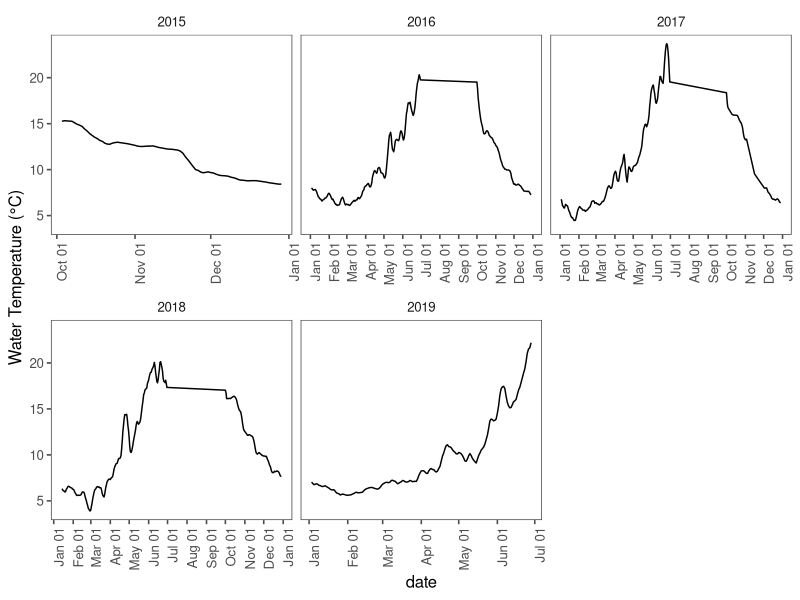

This chart was generated by the following R code: (Note: this script raises an error after producing the figure.)
#### CLEAR THE ENVIRONMENT FIRST ---------------------------------------------

rm(list = ls(all.names = TRUE))


#### LOAD PACKAGES -----------------------------------------------------------

library(tidyverse)
library(ggplot2)
library(data.table)
library(ggthemes)
library(readxl)
library(gridExtra)
library(grid)
library(cowplot)


#### LOAD TEMPERATURE DATA -----------------------------------------------------------------------

temp.1 <- read_excel("data/lake-geneva/lake-geneva-temperature-littoral.xlsx", sheet = "2016")
temp.2 <- read_excel("data/lake-geneva/lake-geneva-temperature-littoral.xlsx", sheet = "2017")
temp.3 <- read_excel("data/lake-geneva/lake-geneva-temperature-littoral.xlsx", sheet = "2018")
temp.4 <- read_excel("data/lake-geneva/lake-geneva-temperature-littoral.xlsx", sheet = "2019")

temp.all <- bind_rows(temp.1, temp.2, temp.3, temp.4) %>% 
  mutate(yday = yday(date))
rm(temp.1, temp.2, temp.3, temp.4)

## Calculate a 5-day center moving average to smooth temperature curve
## Smoothing prevents issues below trying to find the start and stop from large daily temp deviations
temp.all.ma <- temp.all %>% group_by(year) %>% 
  mutate(temp.ma_c = frollmean(temp_c, n = 5, align = "center")) %>% 
  filter(!is.na(temp.ma_c))

## 
ggplot(temp.all.ma, aes(x = date, y = temp.ma_c)) + 
  geom_line() + theme_few() + 
  ylab('Water Temperature (°C)') + 
  scale_x_datetime(date_breaks = "1 month", date_labels =  "%b %d") + 
  theme(axis.text.x = element_text(angle = 90, hjust = 1))  + 
  facet_wrap(~year, scales = "free_x")


#### CALCULATE MEAN SPAWNING DATE ----------------------------------------------------------------

model.locations <- read_excel("data/model-population-parameters.xlsx", sheet = "bio-parameters") %>% 
  filter(lake == "Lake Geneva")


#### CALCULATE MEAN SPAWNING DATE ----------------------------------------------------------------

## Calculate the start date of spawning period
spawn.start.date <- temp.all.ma %>% 
  group_by(year) %>% 
  filter(temp.ma_c <= model.locations$start.spawn.temp_c) %>% 
  arrange(date) %>% 
  slice(1) %>% select(year, spawn.start.date = date)

## Calculate the end date of spawning period
spawn.end.date <- temp.all.ma %>% 
  group_by(year) %>% 
  filter(temp.ma_c <= model.locations$end.spawn.temp_c) %>% 
  arrange(date) %>% 
  slice(1) %>% 
  select(year, spawn.end.date = date) %>% 
  ## subtract one day to correct for temp less than (spawning ends day of temp threshold)
  mutate(spawn.end.date = as.Date(spawn.end.date)-1)

## Combine start and end dates; Filter to each day in spawning period
spawn.period.temp <- temp.all.ma %>% 
  left_join(spawn.start.date) %>% 
  left_join(spawn.end.date) %>% 
  mutate(spawn.length_days = as.Date(spawn.end.date) - as.Date(spawn.start.date),
         spawn.end.date = as.Date(ifelse(spawn.length_days > 30, as.Date(spawn.start.date)+30, spawn.end.date), origin = "1970-01-01"),
         spawn.length_days = as.Date(spawn.end.date) - as.Date(spawn.start.date)) %>%
  group_by(year) %>% 
  filter(date >= spawn.start.date, date <= spawn.end.date)

mu.spawn <- spawn.period.temp %>% 
  group_by(year) %>% 
  summarize(mu.spawn.date = mean(date)) %>% 
  mutate(mu.spawn.yday = yday(mu.spawn.date))


#### CALCULATE MEAN HATCHING DATE ----------------------------------------------------------------

mu.hatch <- read_excel("data/lake-geneva/lake-geneva-hatching.xlsx", sheet = "lake-geneva-hatching") %>%
  group_by(year) %>% 
  summarize(mu.hatch.date = as.Date(weighted.mean(date, abundance), format = "%Y-%m-%d")) %>% 
  mutate(mu.hatch.yday = yday(mu.hatch.date)) %>% 
  summarize(mu.hatch = as.integer(mean(mu.hatch.yday))) %>% pull()


## Filter temp profiles by start and end dates, calculate daily degree-days

temp.inc <- temp.all.ma %>% left_join(mu.spawn) %>%
  group_by(year) %>% 
  filter(date >= mu.spawn.date, yday <= mu.hatch) %>% 
  select(-mu.spawn.date, -mu.spawn.yday)


## Find ADD at hatch
temp.ADD <- temp.inc %>% group_by(year) %>% 
  mutate(ADD = cumsum(temp.ma_c)) %>% 
  filter(ADD == max(ADD)) %>% 
  select(date, year, temp.ma_c, ADD)


#### EUROPEAN WHITEFISH MODELS -------------------------------------------------------------------

## Polynomial: y = a + bx + cx^2
## Semilog: log10(y) = log10(a) + log10(b)x + log10(c)x^2
## Antilog: 10^(log(y))

## Eckmann 1987 (uses natural log)
model.EC <- read_excel("data/model-structural-parameters.xlsx", sheet = "coefficients") %>% 
  filter(lake == "Lake Constance", morph == "littoral", source == "Eckmann (1987)")

## Take antilog from daily semilog output, accumulate across days
model.EC.perc <- temp.all.ma %>% left_join(mu.spawn) %>% 
  group_by(year) %>% 
  filter(date >= mu.spawn.date) %>% 
  mutate(perc.day = (10^(model.EC$a + model.EC$b * temp.ma_c + model.EC$c * temp.ma_c^2))*100,
         perc.cum = cumsum(perc.day)) %>% 
  filter(perc.cum <= 100) %>%
  mutate(ADD = cumsum(temp.ma_c))

model.EC.perc.max <- model.EC.perc %>% group_by(year) %>% 
  filter(perc.cum == max(perc.cum)) %>% 
  select(date, year, temp.ma_c, ADD) %>% 
  mutate(model = "EC")


## Stewart et al. 2021
model.geneva <- read_excel("data/model-structural-parameters.xlsx", sheet = "coefficients") %>% 
  filter(lake == "Lake Geneva")

## Take antilog from daily semilog output, accumulate across days
model.geneva.perc <- temp.all.ma %>%left_join(mu.spawn) %>% 
  group_by(year) %>% 
  filter(date >= mu.spawn.date) %>% 
  mutate(perc.day = (10^(model.geneva$a + model.geneva$b * temp.ma_c))*100,
         perc.cum = cumsum(perc.day),) %>% 
  filter(perc.cum <= 100) %>%
  mutate(ADD = cumsum(temp.ma_c))

model.geneva.perc.max <- model.geneva.perc %>% group_by(year) %>% 
  filter(perc.cum == max(perc.cum)) %>% 
  select(date, year, temp.ma_c, ADD) %>% 
  mutate(model = "GV")


#### COMBINE ALL MODEL HATCHING ESTIMATES --------------------------------------------------------

model.hatching.all <- temp.ADD %>% 
  mutate(model = "EP") %>% 
  bind_rows(., model.EC.perc.max, model.geneva.perc.max) %>% 
  mutate(model = factor(model, ordered = TRUE, levels = c("EP", "GV", "EC")),
         yday = yday(date))

model.hatching.all.comp <- model.hatching.all %>% 
  group_by(model) %>% 
  summarize(mean.ADD = mean(ADD)) %>% 
  select(model, mean.ADD) %>% 
  pivot_wider(names_from = model, values_from = mean.ADD) %>% 
  mutate(diff = EP-GV)


#### VISUALIZATIONS ------------------------------------------------------------------------------

ggplot(temp.all.ma, aes(x = date, y = temp.ma_c)) + 
  geom_line(size = 0.8) +
  geom_vline(data = data.frame(year = unique(temp.all.ma$year), 
                               date = temp.inc %>% group_by(year) %>% slice(1) %>% pull(date)),
             aes(xintercept = date), color = "gray25", linetype = "dashed", show.legend = FALSE) +
  geom_point(data = model.hatching.all, aes(x = as.POSIXct(date), y = temp.ma_c, fill = model, shape = model), size = 3) +
  scale_shape_manual("", values = c(21, 22, 23),
                     labels = c("Empirical Hatching  ", "Unpublished Thonon Data  ", "Eckmann, 1987")) +
  scale_fill_manual("", values = c("lightsalmon", "cornflowerblue", "forestgreen"),
                    labels = c("Empirical Hatching  ", "Unpublished Thonon Data  ", "Eckmann, 1987")) +
  scale_x_datetime(date_breaks = "1 month", date_labels =  "%b %d") + 
  labs(y = "Water Temperature (°C)") + 
  theme_few() + 
  theme(axis.text.x = element_text(angle = 45, hjust = 1),
        axis.text = element_text(size = 12),
        axis.title.y = element_text(size = 15),
        axis.title.x = element_blank(),
        legend.position = "top", 
        legend.text = element_text(size = 15),
        strip.text = element_text(size = 12),
        panel.spacing = unit(1, "lines")) + 
  facet_wrap(~year, scales = "free_x")

ggsave("figures/lake-geneva/lake-geneva-model-comparison-temp.png", height = 5.5, width = 9.5, dpi = 300)


plot.add <- ggplot(model.hatching.all, aes(x = factor(year), y = ADD, group = model)) +
  geom_point(aes(fill = model, shape = model), size = 3) + 
  scale_shape_manual("", values = c(21, 22, 23),
                     labels = c("Empirical Hatching  ", "Unpublished Thonon Data  ", "Eckmann, 1987")) +
  scale_fill_manual("", values = c("lightsalmon", "cornflowerblue", "forestgreen"),
                    labels = c("Empirical Hatching  ", "Unpublished Thonon Data  ", "Eckmann, 1987")) +
  labs(y = "Degree-days") +
  theme_few() + 
  theme(axis.text.x = element_text(angle = 45, hjust = 1),
        axis.text = element_text(size = 12),
        axis.title.y = element_text(size = 15),
        axis.title.x = element_blank(),
        legend.position = "top", 
        legend.text = element_text(size = 15),
        strip.text = element_text(size = 12),
        panel.spacing = unit(1, "lines"))

plot.date <- ggplot(model.hatching.all, aes(x = factor(year), y = yday, group = model)) +
  geom_point(aes(fill = model, shape = model), size = 3) + 
  scale_shape_manual("", values = c(21, 22, 23),
                     labels = c("Empirical Hatching  ", "Unpublished Thonon Data  ", "Eckmann, 1987")) +
  scale_fill_manual("", values = c("lightsalmon", "cornflowerblue", "forestgreen"),
                    labels = c("Empirical Hatching  ", "Unpublished Thonon Data  ", "Eckmann, 1987")) +
  labs(y = "Julian Date") +
  theme_few() + 
  theme(axis.text.x = element_text(angle = 45, hjust = 1),
        axis.text = element_text(size = 12),
        axis.title.y = element_text(size = 15),
        axis.title.x = element_blank(),
        legend.position = "top", 
        legend.text = element_text(size = 15),
        strip.text = element_text(size = 12),
        panel.spacing = unit(1, "lines"))

## Combine all figures
plot.all <- grid.arrange(
  arrangeGrob(get_legend(plot.add),
              nrow = 1,
              ncol = 1),
  arrangeGrob(
    arrangeGrob(plot.add + theme(legend.position = "none", axis.title.x = element_blank()),
                nrow = 1),
    arrangeGrob(plot.date + theme(legend.position = "none", axis.title.x = element_blank()), 
                nrow = 1),
    ncol = 2,
    widths = c(1, 1)
  ),
  heights = c(0.05, 1.0)
)

ggsave("figures/lake-geneva/lake-geneva-model-comparison-point.png", plot = plot.all, width = 8, height = 5, dpi = 300)

